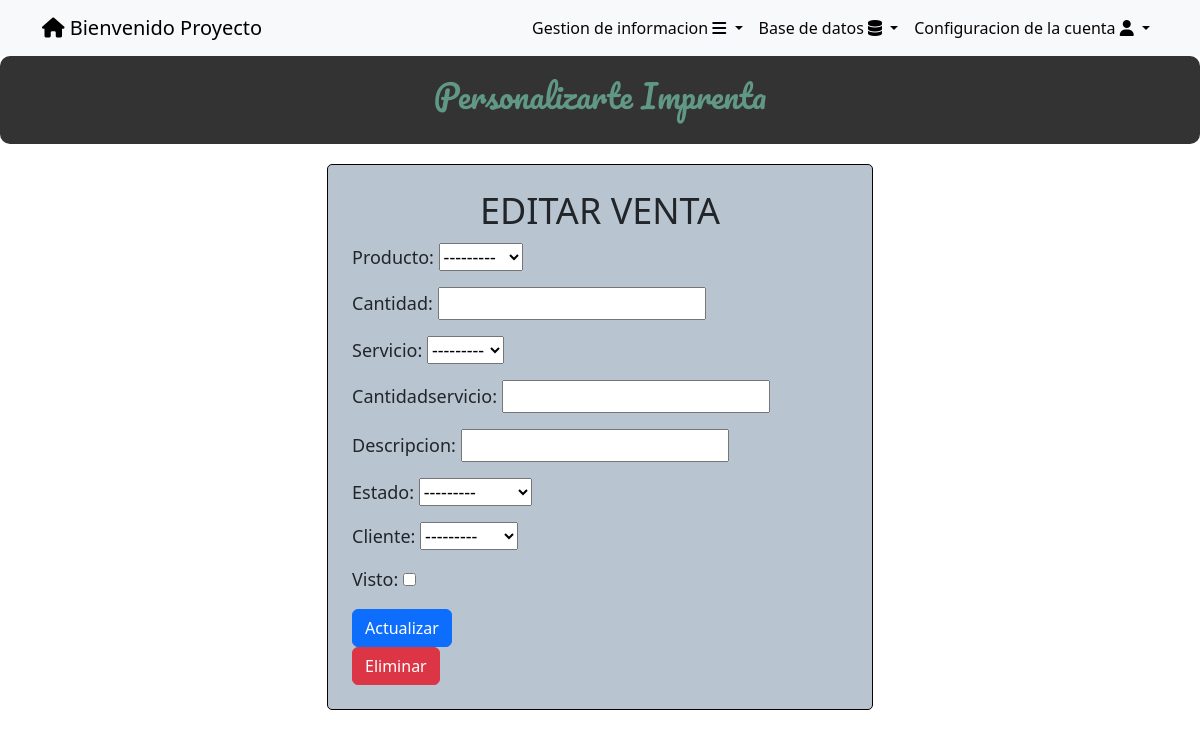
The page /ventas/4/ (signed in) on the database its author committed.
### tasks/models.py (models this page shows, shortened)
class Venta(models.Model):
    ACEPTADA = 'Aceptada'
    RECHAZADA = 'Rechazada'
    ESTADO_CHOICES = [
        (ACEPTADA, 'Aceptada'),
        (RECHAZADA, 'Rechazada'),
    ]
    visto = models.BooleanField(default=False)
    descripcion = models.CharField(max_length=100,null=True,blank=True)
    FechaVenta = models.DateTimeField(auto_now_add=True, null=True, blank=True)
    totalVenta = models.IntegerField(blank=True,null=True)
    producto = models.ForeignKey(Producto, on_delete=models.CASCADE,blank=True, null=True)
    cantidad = models.IntegerField(null=True, blank=True)
    servicio = models.ForeignKey(Servicio, on_delete=models.CASCADE,blank=True, null=True)
    cantidadservicio = models.IntegerField(null=True, blank=True)
    user = models.ForeignKey(User, on_delete=models.CASCADE,blank=True, null=True)
    idCliente = models.ForeignKey(Cliente,null=True,blank=True,on_delete=models.CASCADE)
    idEmpleado = models.ForeignKey(Usuario,null=True,blank=True,on_delete=models.CASCADE)
    estado = models.CharField(max_length=100,null=True,blank=True,choices=ESTADO_CHOICES,)

### tasks/views.py (the view)
# urls.py: path('ventas/<int:venta_id>/', views.venta_detail,name='venta_detail'),
@login_required
def venta_detail(request, venta_id):
    venta = get_object_or_404(Venta, pk=venta_id)
    if request.user.is_superuser:
        form = ventaForm(instance=venta)
    else:
        if venta.user != request.user:
            return HttpResponseForbidden("No tienes permiso para acceder a esta página.")
        form = ventaForm(instance=venta)
    if request.method == 'POST':
        form = ventaForm(request.POST, instance=venta)
        if form.is_valid():
            form.save()
            return redirect('ventas')
    return render(request, 'venta_detail.html', {
        'venta': venta,
        'form': form
    })

### tasks/forms.py
class ventaForm(ModelForm):
    class Meta:
        model = Venta
        fields = ['producto','cantidad','servicio','cantidadservicio','descripcion','estado','idCliente','visto']
        labels = {
            'descripcion':'Descripcion',
            'idOrden':'Orden',
            'totalVenta':'Total Venta',
            'idCliente':'Cliente',
            'idEmpleado':'Empleado'
        }

### tasks/models.py (called while the page is built)
    def __str__(self):
        return self.nombre

    def __str__(self):
        return self.nombre

    def __str__(self):
        return self.nombre

### tasks/templates/venta_detail.html (shortened to what this page needs)
{% extends 'base.html' %}
{% block content %}
<body>
    <center>
        <div class="feature-box">
            <h2>Personalizarte Imprenta</h2>
        </div>
    </center>
    <div class="container">
        <div class="row justify-content-center">
            <div class="col-md-6">
                <div class="custom-form-container p-4">
                    <center>
                    <h1>EDITAR VENTA</h1>
                </center>
                    <form method="post">
                        {{ form.as_p }}
                        <button class="btn btn-primary">
                            Actualizar
                        </button>
                    </form>
                    <form method="post" action="{% url 'delete_ventas' venta.id %}">
                        <button class="btn btn-danger" type="submit">Eliminar</button>
                    </form>
                </div>
            </div>
        </div>
    </div>
</body>
{% endblock %}

### tasks/templates/base.html (shortened to what this page needs)
<!DOCTYPE html>
<html lang="en">
<head>
    <link rel="stylesheet" href="https://cdn.jsdelivr.net/npm/bootstrap@5.3.2/dist/css/bootstrap.min.css">
    <link rel="stylesheet" href="https://cdnjs.cloudflare.com/ajax/libs/font-awesome/6.4.2/css/all.min.css">
    <link rel="stylesheet" href="https://cdn.jsdelivr.net/npm/bootstrap@5.3.2/dist/css/bootstrap.min.css">
</head>
<body>
    <nav class="navbar navbar-expand-lg bg-body-tertiary">
        <div class="container">
            {% if user.is_authenticated %}
            <a class="navbar-brand" href="/" id="uno"> <i class="fa-solid fa-house" style="color: #000000;"></i>
                Bienvenido {{user.username}}</a>
            {% endif %}
            {% if user.is_authenticated %}
            <div class="collapse navbar-collapse" id="navbarSupportedContent">
                <ul class="navbar-nav ms-auto">
                    <li class="nav-item dropdown">
                        <a class="nav-link dropdown-toggle" href="#" role="button" data-bs-toggle="dropdown"
                            aria-expanded="false">
                            Gestion de informacion <i class="fa-solid fa-bars" style="color: #00040b;"></i>
                        </a>
                    </li>
                    {% if user.is_superuser %}
                    <li class="nav-item dropdown">
                        <a class="nav-link dropdown-toggle" href="#" role="button" data-bs-toggle="dropdown"
                            aria-expanded="false">
                            Base de datos <i class="fa-solid fa-database" style="color: #000000;"></i>
                        </a>
                        {% endif %}
                    <li class="nav-item dropdown">
                        <a class="nav-link dropdown-toggle" href="#" role="button" data-bs-toggle="dropdown"
                            aria-expanded="false">
                            Configuracion de la cuenta <i class="fa-solid fa-user" style="color: #000000;"></i>
                        </a>
            {% endif %}
        </div>
    </nav>
</body>
</html>
{% block content %}
{% endblock %}

### tasks/templates/base.html (style rules this page uses)
.nav-link { display: block; text-decoration: none; color: #080404; padding: 5px; }

### tasks/templates/venta_detail.html (style rules this page uses)
.custom-form-container { background-color: #f8f9fa; border: 1px solid #140202; border-radius: 5px; padding: 10px; margin-top: 20px; margin-bottom: 20px; }
.custom-form-container { background-color: #b8c5d1; border: 1px solid #0b0101; border-radius: 5px; }
.feature-box { background-color: rgba(0, 0, 0, 0.8); color: white; padding: 20px; text-align: center; border-radius: 10px; transition: transform 0.3s ease; }
h1 { font-size: 36px; margin-bottom: 10px; }
h2 { font-family: 'Pacifico', cursive; color: rgb(97, 152, 133); font-size: 32px; margin-bottom: 10px; }
p { font-size: 18px; }

### rows shown on the page
Venta: producto "---------", servicio "---------", estado "---------", idCliente "---------"

### other values the page prints
{{ user.username }} "Proyecto"
